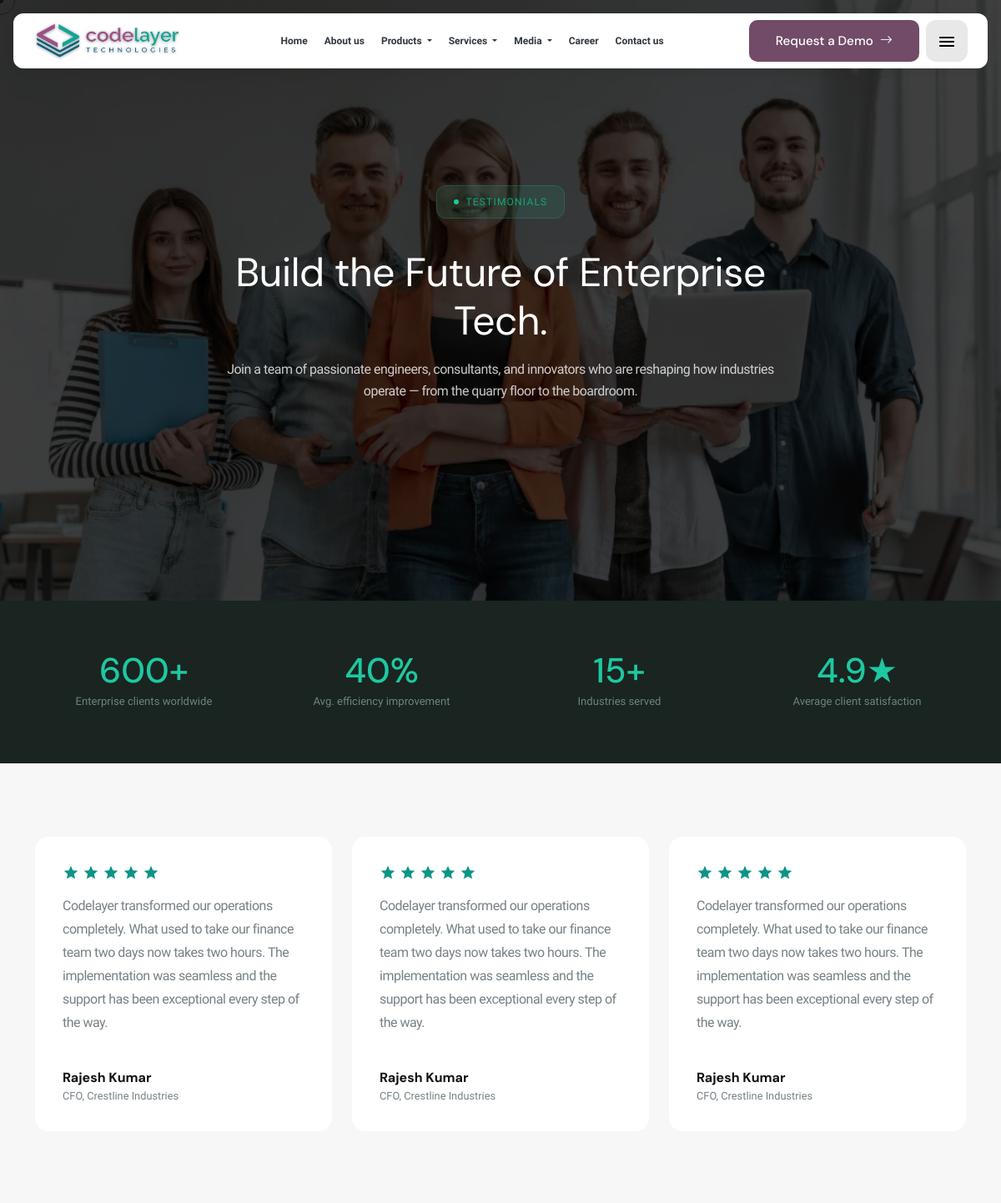
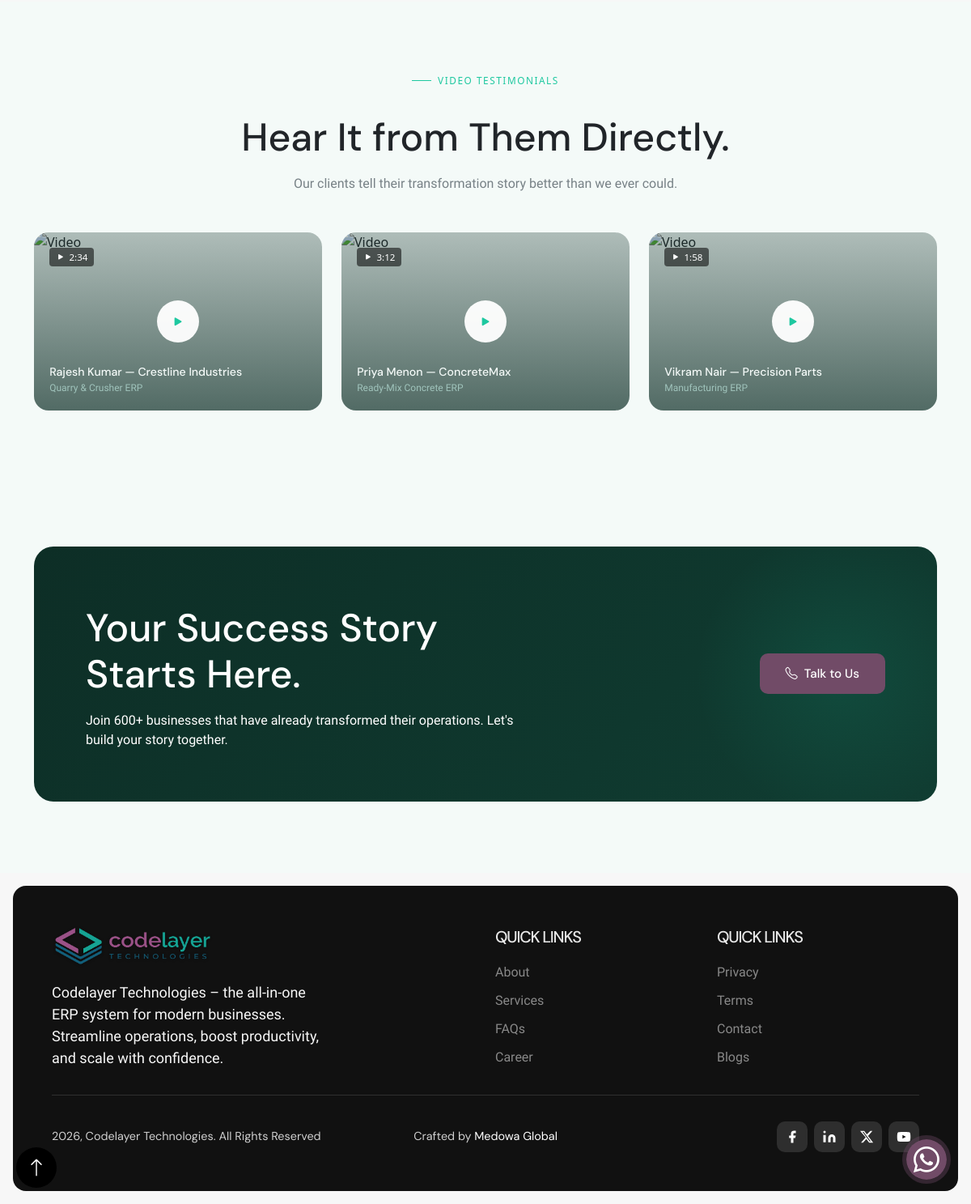
/customer-stories, run on the app's committed database (2 pictures, top to bottom).
### code_app/models.py (models this page shows, shortened)
class Testimonial(models.Model):
    author_name = models.CharField(max_length=100)
    author_role = models.CharField(max_length=100, help_text="e.g., CFO, Crestline Industries")
    text = models.TextField()
    stars = models.PositiveSmallIntegerField(default=5, help_text="Enter a value between 1 and 5")
    is_published = models.BooleanField(default=True)
    created_at = models.DateTimeField(auto_now_add=True)
    class Meta:
        ordering = ['-created_at']

### code_app/views.py (the view)
# urls.py: path('customer-stories', views.customerStories, name='customerStories'),
def customerStories(request):
    testimonials = Testimonial.objects.filter(is_published=True)
    context = {'testimonials': testimonials}
    return render(request, 'customer-stories.html', context)

### templates/customer-stories.html (shortened to what this page needs)
{% extends "base.html" %}
{% load static %}
{% block content %}
    <section class="about-header" style="background: linear-gradient(rgba(0,0,0,0.5), rgba(0,0,0,0.5)), url('{% static 'images/2148908967.webp' %}') no-repeat top center / cover;">
        <div class="container h-100 d-flex align-items-center justify-content-center">
            <div class="about-content text-center text-white">
                <div class="product-badge">Testimonials</div>
                <h1 class="mt-3 mb-3">Build the Future of Enterprise Tech.</h1>
                <p class="lead mx-auto" style="max-width: 700px;">
                    Join a team of passionate engineers, consultants, and innovators who are reshaping how industries operate —
                    from the quarry floor to the boardroom.
                </p>
            </div>
        </div>
    </section>
    <section class="stats-banner">
      <div class="container">
        <div class="row g-4 text-center reveal visible">
          <div class="col-6 col-md-3">
            <div class="stat-item">
              <div class="stat-num">600+</div>
              <div class="stat-lbl">Enterprise clients worldwide</div>
            </div>
          </div>
          <div class="col-6 col-md-3">
            <div class="stat-item">
              <div class="stat-num">40%</div>
              <div class="stat-lbl">Avg. efficiency improvement</div>
            </div>
          </div>
          <div class="col-6 col-md-3">
            <div class="stat-item">
              <div class="stat-num">15+</div>
              <div class="stat-lbl">Industries served</div>
            </div>
          </div>
          <div class="col-6 col-md-3">
            <div class="stat-item">
              <div class="stat-num">4.9★</div>
              <div class="stat-lbl">Average client satisfaction</div>
            </div>
          </div>
        </div>
      </div>
    </section>
    <section class="" style="padding: 5.5rem 0;">
        <div class="container">
            <div class="row row-cols-1 row-cols-md-3 g-4">
                {% for testimonial in testimonials %}
                <div class="col">
                    <div class="card testimonial-card h-100">
                        <div class="card-body d-flex flex-column justify-content-between">
                            <div>
                                <div class="testimonial-stars">
                                    <img src="{% static 'icons/material-symbols_star.svg' %}" alt="★" width="20" height="20">
                                    <img src="{% static 'icons/material-symbols_star.svg' %}" alt="★" width="20" height="20">
                                    <img src="{% static 'icons/material-symbols_star.svg' %}" alt="★" width="20" height="20">
                                    <img src="{% static 'icons/material-symbols_star.svg' %}" alt="★" width="20" height="20">
                                    <img src="{% static 'icons/material-symbols_star.svg' %}" alt="★" width="20" height="20">
                                </div>
                                <p class="testimonial-text">
                                    {{ testimonial.text }}
                                </p>
                            </div>
                            <div class="testimonial-author">
                                <p class="author-name">{{ testimonial.author_name }}</p>
                                <p class="author-role">{{ testimonial.author_role }}</p>
                            </div>
                        </div>
                    </div>
                </div>
                {% empty %}
                <p class="text-center">No testimonials available at the moment.</p>
                {% endfor %}
            </div>
        </div>
    </section>
    <section class="video-section" id="videoTestimonials">
      <div class="container">
        <div class="row justify-content-center text-center mb-5 reveal visible">
          <div class="col-lg-7">
            <div class="section-tag justify-content-center">Video Testimonials</div>
            <h2 class="heading-1">Hear It from Them Directly.</h2>
            <p class="sub-heading-1 mt-3">Our clients tell their transformation story better than we ever could.</p>
          </div>
        </div>
        <div class="row g-4">
          <div class="col-md-4 reveal visible">
            <div class="video-card">
              <div class="video-overlay">
                <div class="video-duration"><i class="bi bi-play-fill"></i> 2:34</div>
                <button class="play-btn"><i class="bi bi-play-fill"></i></button>
                <div class="video-info">
                  <div class="video-name">Rajesh Kumar — Crestline Industries</div>
                  <div class="video-company">Quarry &amp; Crusher ERP</div>
                </div>
              </div>
            </div>
          </div>
          <div class="col-md-4 reveal visible" style="transition-delay:.1s;">
            <div class="video-card">
              <div class="video-overlay">
                <div class="video-duration"><i class="bi bi-play-fill"></i> 3:12</div>
                <button class="play-btn"><i class="bi bi-play-fill"></i></button>
                <div class="video-info">
                  <div class="video-name">Priya Menon — ConcreteMax</div>
                  <div class="video-company">Ready-Mix Concrete ERP</div>
                </div>
              </div>
            </div>
          </div>
          <div class="col-md-4 reveal visible" style="transition-delay:.2s;">
            <div class="video-card">
              <div class="video-overlay">
                <div class="video-duration"><i class="bi bi-play-fill"></i> 1:58</div>
                <button class="play-btn"><i class="bi bi-play-fill"></i></button>
                <div class="video-info">
                  <div class="video-name">Vikram Nair — Precision Parts</div>
                  <div class="video-company">Manufacturing ERP</div>
                </div>
              </div>
            </div>
          </div>
        </div>
      </div>
    </section>
    <section class="open-cta">
      <div class="container reveal visible">
        <div class="open-cta-card">
          <div class="row align-items-center g-4 position-relative" style="z-index:1;">
            <div class="col-lg-7">
              <h2 class="heading-1 text-white text-start mt-2">Your Success Story Starts Here.</h2>
              <p class="sub-heading-1 text-white mt-3 mb-0">
                Join 600+ businesses that have already transformed their operations. Let's build your story together.
              </p>
            </div>
            <div class="col-lg-5 d-flex flex-wrap gap-3 justify-content-lg-end">
              <button class="btn-primary-teal" onclick="openModal('Open Application','General')">
                <i class="bi bi-telephone"></i> Talk to Us
              </button>
            </div>
          </div>
        </div>
      </div>
    </section>
{% endblock %}

### data on the page
Testimonial: text "Codelayer transformed our operations completely. What used to take our finance team two days now takes two hours. The implementation was seamless and the support has been exceptional every step of the way.", author_name "Rajesh Kumar", author_role "CFO, Crestline Industries"
Testimonial: text "Codelayer transformed our operations completely. What used to take our finance team two days now takes two hours. The implementation was seamless and the support has been exceptional every step of the way.", author_name "Rajesh Kumar", author_role "CFO, Crestline Industries"
Testimonial: text "Codelayer transformed our operations completely. What used to take our finance team two days now takes two hours. The implementation was seamless and the support has been exceptional every step of the way.", author_name "Rajesh Kumar", author_role "CFO, Crestline Industries"
